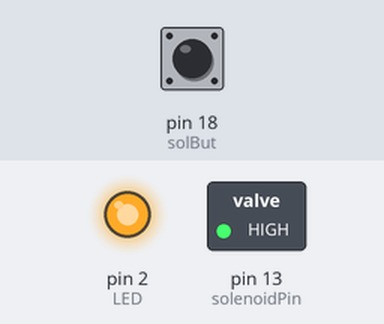
Simulated run of this sketch. Board: Arduino Uno, built with avr-gcc and run on an emulated ATmega328P. Shown: switched loads named in the sketch (green lamp = pin HIGH), output pins drawn as LEDs (lit = HIGH). The test bench sets the inputs (shaded band); at power-on: pin 18 (solBut) HIGH.

Above: at 1.2 s.
1.3 s: pin 18 (solBut) pulled LOW for 0.15 s
At 1.37 s:
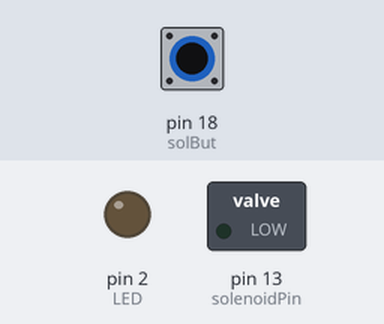
2.9 s: pin 18 (solBut) pulled LOW for 3.2 s
At 7.4 s:
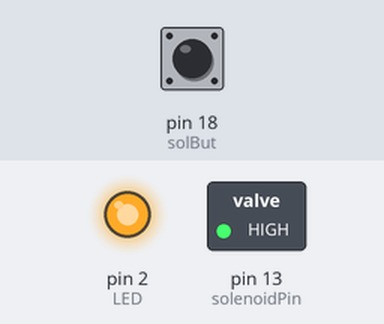
Timing chart, 0 to 8.9 s (numbered marks = the images above; inputs shaded):
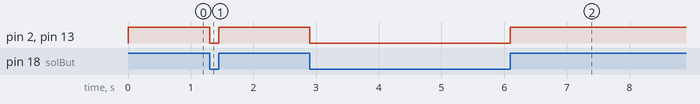

The sketch:

Box_Folder_Solenoid_Test.ino
```cpp
#define solenoidPin 13  // Solenoid Pin
#define solBut 18
#define LED 2  // Built In LED

int solButState;

void setup() {
  pinMode(solenoidPin, OUTPUT);
  pinMode(solBut, INPUT_PULLUP);
  pinMode(LED, OUTPUT);


}

void loop() {
  solButState = digitalRead(solBut);

  if(solButState == 1){
    digitalWrite(LED, solButState);
    digitalWrite(solenoidPin, HIGH);
  }

  else{
    digitalWrite(LED, solButState);
    digitalWrite(solenoidPin, LOW);
  }
}
```

Measured:
- after the input at 1.3 s, pin 2 (LED), pin 13 (solenoidPin): HIGH → LOW at once, → HIGH 0.15 s later
- after the input at 2.9 s, pin 2 (LED), pin 13 (solenoidPin): HIGH → LOW at once, → HIGH 3.2 s later
